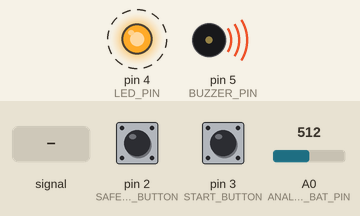
Bench run of a sketch on a simulated Arduino Uno, built with avr-gcc and run on an emulated ATmega328P. Shown: output pins drawn as LEDs (lit = HIGH), buzzer (waves = sounding). Dashed ring = blinking. The inputs (shaded band) are chosen by the test bench; at power-on: A0 (ANALOG_BAT_PIN) = 512, pin 2 (SAFETY_BUTTON) HIGH, pin 3 (START_BUTTON) LOW. Pins used as bus, display or sensor lines are not drawn; what the sketch prints to the serial monitor is not drawn.

Above: at 1.2 s.
1.3 s: A0 (ANALOG_BAT_PIN) set to 539
4.3 s: A0 (ANALOG_BAT_PIN) set to 558
At 5.4 s:
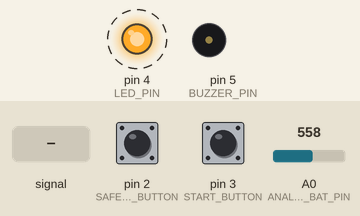
10.3 s: A0 (ANALOG_BAT_PIN) fed a 200 Hz sine of ±81 counts around its level
At 10.9 s:
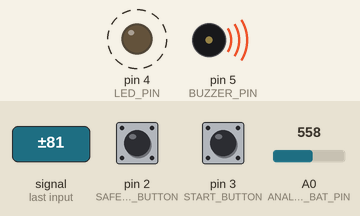
13.3 s: A0 (ANALOG_BAT_PIN) set to 900
At 14.75 s:
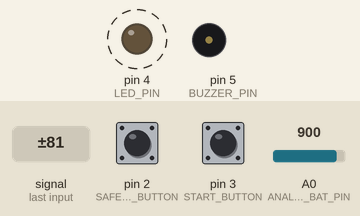
Timing chart, 0 to 20.4 s (numbered marks = the images above; inputs shaded):
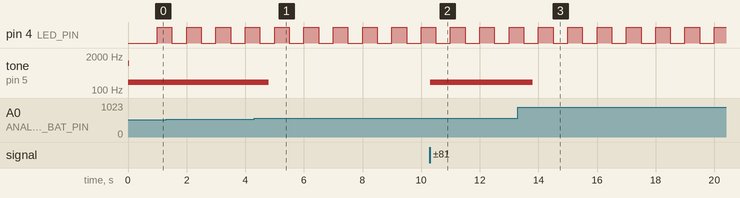

Measured:
- the behaviour switches between 546 and 547 on A0 (ANALOG_BAT_PIN) (found by bisection; images 0 and 1)
- after the input at 4.3 s, tone on pin 5 (BUZZER_PIN): 200 Hz → silent after 0.50 s
- after the input at 10.3 s, tone on pin 5 (BUZZER_PIN): silent → 200 Hz at once
- after the input at 13.3 s, tone on pin 5 (BUZZER_PIN): 200 Hz → silent after 0.50 s
- by itself, pin 4 (LED_PIN): alternates HIGH for 0.50 s and LOW for 0.50 s

The sketch:

Safety_Stop.ino
```cpp
/*
 * ATmega328P based safety stop
 * Service: _safety_stop_srv
 * Topic: start_button
 */

#include "ButtonsManager.h"

#define LED_PIN         4       //PIN for LED feedback
#define BUZZER_PIN      5       //PIN for BUZZER feedback
#define POWER_CTRL      6       //PIN for power relay

#define SHORT_INTERVAL 100      //LED short blink interval
#define REGULAR_INTERVAL 500    //LED regular blink interval
#define LONG_INTERVAL 1000      //LED long blink interval

#define BUZZ_TIME 200           //BUZZER TIME
#define BUZZ_TONE 1047          //BUZZER TONE

#define TIMEOUT_FEEDBACK 1500   //timeout for service caller feedback

#define PUBLISH_INTERVAL 200

typedef enum{
	RUN,
	STOP,
	SHUTDOWN
}T_State;

//System state
T_State system_state;
bool bDataToRead;
bool bStateReceived;
bool connection_lost;

bool start_button_handle();
bool stop_button_handle();
bool batLow_handle();
bool batCritical_handle();
void led_handler();

void setup(){
  Serial.begin(9600);

  //init secure button library
  initButtons();

  //set pinout
	pinMode(POWER_CTRL, OUTPUT);
	pinMode(LED_PIN, OUTPUT);

  //init state machine
  system_state = RUN;

  //init global var
  bDataToRead = false;
  bStateReceived = false;

  //Buzz
  tone(BUZZER_PIN, BUZZ_TONE, BUZZ_TIME);
}

void loop() {
  static unsigned long lastSerialReception = 0;
  static unsigned long publisherTime = 0 ;


	//------ input handler ------

  //read buttons
 	bool bStopPressed  = !stop_button_handle();
	bool bStartPressed = start_button_handle();
  bool batIsLow      = batLow_handle();
  bool batIsToLow    = batCritical_handle();

  //
  if(batIsToLow)
  {
    tone(BUZZER_PIN, 200, 500);
  }

  //check reading feedback
  if(bDataToRead){
    bDataToRead = false;
    if((system_state == RUN) == bStateReceived){
      lastSerialReception = millis();
    }
  }

  //manage timeout
  if((millis() - lastSerialReception) > TIMEOUT_FEEDBACK){
    connection_lost = true;
  }else if(lastSerialReception == 0){
    connection_lost = true;
  }else{
    connection_lost = false;
  }

	//------ StateMachine ------

	switch(system_state){
		case RUN:                                   //System is running normally, waiting for press on STOP button.
			if(bStopPressed || batIsToLow){
				system_state = STOP;
			}
			break;

		case STOP:                         //System is waiting for press on START button for go back in normal running mode.
			if(bStartPressed && !bStopPressed){
				system_state = RUN;
			}
			break;

		case SHUTDOWN:                              //System is going to shutdown.
		  if(bStartPressed && !bStopPressed){
				system_state = RUN;
			}
			break;
	}

  //------ force states ------

  if(system_state != RUN && connection_lost){
    system_state = SHUTDOWN;
  }

	//------ output handlers ------

	//LED Handle
	led_handler();

	//Power Relay Control
  digitalWrite(POWER_CTRL, !(system_state == SHUTDOWN));

  //ros publisher
  if((millis() - publisherTime) > PUBLISH_INTERVAL){
    publisherTime = millis();
    Serial.write(system_state == RUN);
  }
}

void serialEvent() {
  if(Serial.available()){
    byte received = Serial.read();
    bDataToRead = true;
    bStateReceived = received == 1;
  }
}

void led_handler(){
	static unsigned long led_last_time = 0;
  static bool ledOn = false;
  int timeNow = millis() - led_last_time;
	int timeHigh = 0;
  int timeLow = 0;

	switch(system_state){
		case RUN:
      timeLow = LONG_INTERVAL;
      timeHigh = SHORT_INTERVAL;
			break;

		case STOP:
		  timeHigh = timeLow = SHORT_INTERVAL;
      break;

    case SHUTDOWN:
      timeHigh = LONG_INTERVAL;
      timeLow = SHORT_INTERVAL;
      break;
	}

  if(connection_lost){
    timeHigh = timeLow = REGULAR_INTERVAL;
  }

  if(timeNow >= timeHigh && ledOn){
    led_last_time = millis();
    digitalWrite(LED_PIN, HIGH);
    ledOn = false;
  }else if(timeNow >= timeLow && !ledOn){
    led_last_time = millis();
    digitalWrite(LED_PIN, LOW);
    ledOn = true;
  }else if(timeHigh == 0){
    digitalWrite(LED_PIN, HIGH);
  }
}
```

ButtonsManager.cpp
```cpp
#include "ButtonsManager.h"

float voltageBat_GV = 21.0F; //valeur initial pour ignorer les fauce lecture au demerage

void initButtons(){
  pinMode(START_BUTTON, INPUT);
  pinMode(SAFETY_BUTTON, INPUT);
}

bool start_button_handle() {
  static bool start_last_reading = false;
  static bool start_enter = true;
  static unsigned long start_last_debounce_time = 0;

  //read start button state
  bool reading = digitalRead(START_BUTTON);

  //check if bounce
  if((millis() - start_last_debounce_time) > DEBOUNCE_DELAY)
  {
    start_enter = true;
  }

  if (reading != start_last_reading && start_enter){
    start_last_debounce_time = millis();
    start_enter = false;

    //update start button state
    start_last_reading = reading;
  }
  return start_last_reading;
}

bool stop_button_handle(){
  static bool stop_last_reading;
  static bool stop_enter = true;
  static unsigned long stop_last_debounce_time = 0;

  //read stop button
  bool reading = digitalRead(SAFETY_BUTTON);

  //check if bounce
  if((millis() - stop_last_debounce_time) > DEBOUNCE_DELAY) {
    stop_enter = true;
  }

  if (reading != stop_last_reading && stop_enter) {
    stop_last_debounce_time = millis();
    stop_enter = false;

    //update start button state
    stop_last_reading = reading;
  }
  return stop_last_reading;
}

bool batLow_handle()
{
  float voltageBat = (analogRead(ANALOG_BAT_PIN) / 1023.0F) * 5.0F * ANALOG_GAIN; //0-1023 -> 0-21V
  voltageBat_GV = voltageBat_GV * 0.95F + voltageBat * 0.05F;//moyene, poid de la nouvelle lecture 10%

  if(voltageBat_GV < BAT_LOW_V)
  {
    return true;
  }
  else
  {
    return false;
  }
}

bool batCritical_handle()
{
  float voltageBat = (analogRead(ANALOG_BAT_PIN) / 1023.0F) * 5.0F * ANALOG_GAIN; //0-1023 -> 0-21V
  voltageBat_GV = voltageBat_GV * 0.95F + voltageBat * 0.05F;//moyene, poid de la nouvelle lecture 10%

  if(voltageBat_GV < BAT_CRITICAL_V)
  {
    return true;
  }
  else
  {
    return false;
  }
}
```

ButtonsManager.h
```cpp
#ifndef WM_BUTTONMANAGER_H
#define WM_BUTTONMANAGER_H

#include <Arduino.h>

#define SAFETY_BUTTON   2       //PIN for safety button
#define START_BUTTON    3       //PIN for start button
#define ANALOG_BAT_PIN  0       //PIN for analog read batery

#define ANALOG_GAIN     5.62    //Gain of the Analog Battery Read
#define BAT_LOW_V       17      //Low voltage of the battery (~5% capacity)
#define BAT_CRITICAL_V  15      //Extinction voltage (0% capacity)

#define DEBOUNCE_DELAY 500      //delay of bounce for debouncers

void initButtons();
bool start_button_handle();
bool stop_button_handle();
bool batLow_handle();
bool batCritical_handle();

#endif
```
